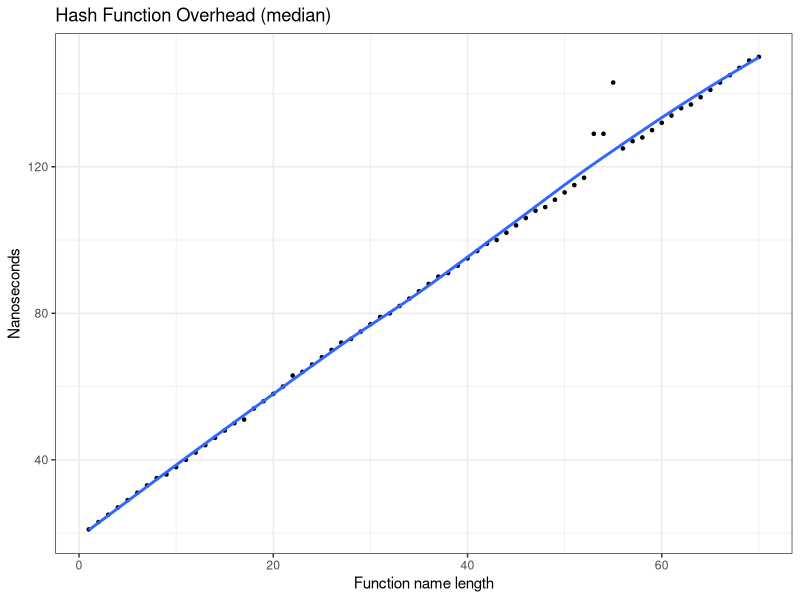

This figure's R source:
#!/usr/bin/env Rscript
library(ggplot2)
library(plyr)
data <- read.table("./hash/data.csv", header=T, sep=",")
summary <- ddply(data, c("function_length"), summarise,
      N    = length(elapsed_time),
      mean = mean(elapsed_time),
      median   = median(elapsed_time),
      sd   = sd(elapsed_time),
      se   = sd / sqrt(N)
)


plot <- ggplot(summary, aes(function_length)) +
  # geom_point(size=0.9, aes(y=mean, color="red")) +
  # geom_smooth(se=FALSE, aes(y=mean, color="red")) +

  geom_point(size=0.9, aes(y=median)) +
  geom_smooth(se=FALSE, aes(y=median)) +
  labs(title = 'Hash Function Overhead (median)', x ="Function name length", y ="Nanoseconds", colour = "") +
  theme_bw() +
  theme(
    legend.position = "none"
    # axis.text.x = element_blank(),
    # axis.text.y = element_text(angle = 0, hjust = 1, vjust=1, size = 10),
    # axis.text.x = element_text(angle = 30, hjust = 1, vjust=1, size = 10)
  )
plot(plot)